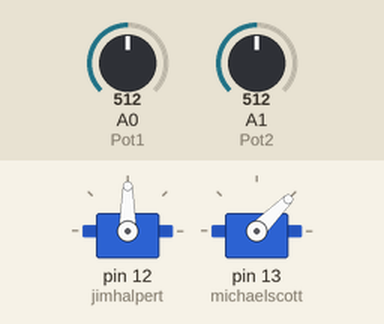
The sketch below on a simulated Arduino Leonardo, built with avr-gcc and run on an emulated ATmega32U4. Parts: 2 × servo. The inputs (shaded band) are chosen by the test bench; at power-on: A0 (Pot1) = 512, A1 (Pot2) = 512. USB keyboard and mouse output is not drawn.

Above: at 1.2 s.
1.3 s: A0 (Pot1) set to 716
At 2.5 s:
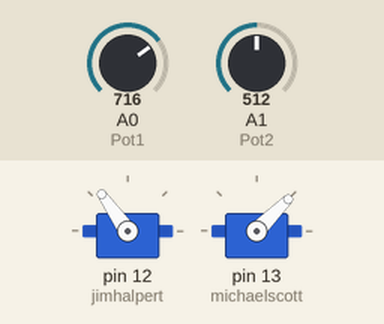
2.8 s: A1 (Pot2) set to 716
At 3.7 s:
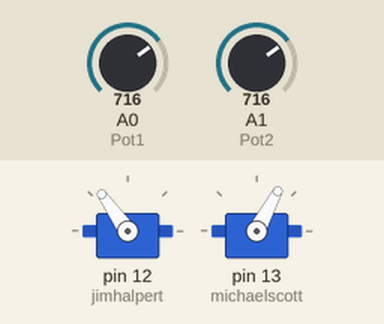
4.3 s: A0 (Pot1) set to 900
At 4.8 s:
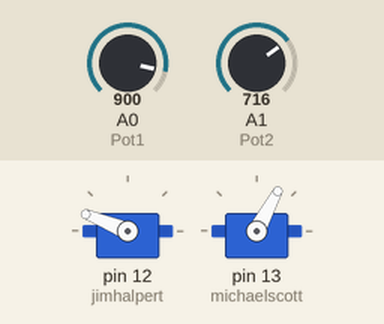
5.8 s: A1 (Pot2) set to 511
At 7.0 s:
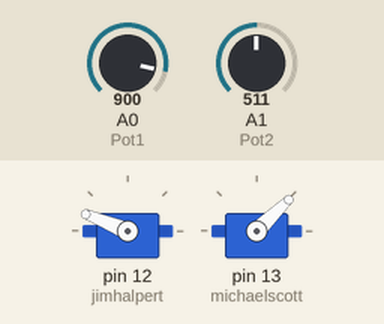
7.3 s: A0 (Pot1) set to 1023
At 8.3 s:
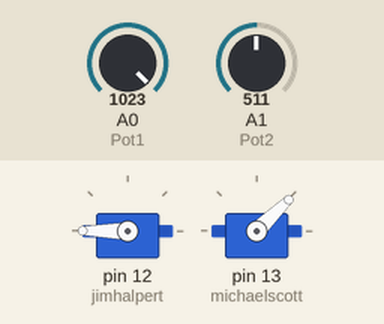
8.8 s: A1 (Pot2) set to 306
At 9.4 s:
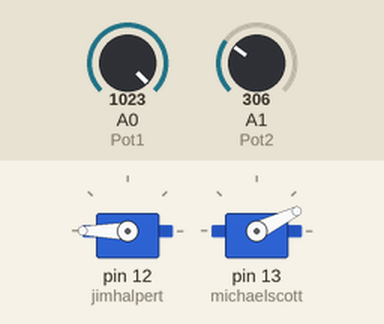
Timing chart, 0 to 11.3 s (numbered marks = the images above; inputs shaded):
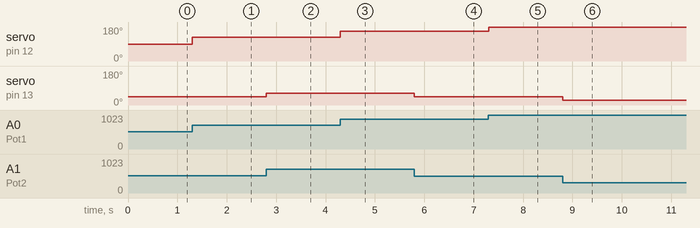

Measured:
- after the input at 1.3 s, servo on pin 12 (jimhalpert): 90° → 125° at once
- after the input at 2.8 s, servo on pin 13 (michaelscott): 45° → 62° at once
- after the input at 4.3 s, servo on pin 12 (jimhalpert): 125° → 158° at once
- after the input at 5.8 s, servo on pin 13 (michaelscott): 62° → 44° at once
- after the input at 7.3 s, servo on pin 12 (jimhalpert): 158° → 180° at once
- after the input at 8.8 s, servo on pin 13 (michaelscott): 44° → 26° at once

The sketch:

HAFTA2_DEV3KOD.ino
```cpp
#include <Joystick.h>
#include <Servo.h>
Joystick_ Joystick;
Servo jimhalpert;
Servo michaelscott;
#define Pot1 A0
#define Pot2 A1
int deger1;
int deger2;

void setup() {
  Joystick.begin();
  jimhalpert.attach(12);
  michaelscott.attach(13);

}

void loop() {
  Joystick.setXAxis(analogRead(Pot1));
  Joystick.setYAxis(analogRead(Pot2));

  Joystick.sendState();

  deger1=analogRead(A0);
  deger1=map(deger1,0,1023,0,180);
  jimhalpert.write(deger1);


  deger2=analogRead(A1);
  deger2=map(deger2,0,1023,0,90);
  michaelscott.write(deger2);


}
```
